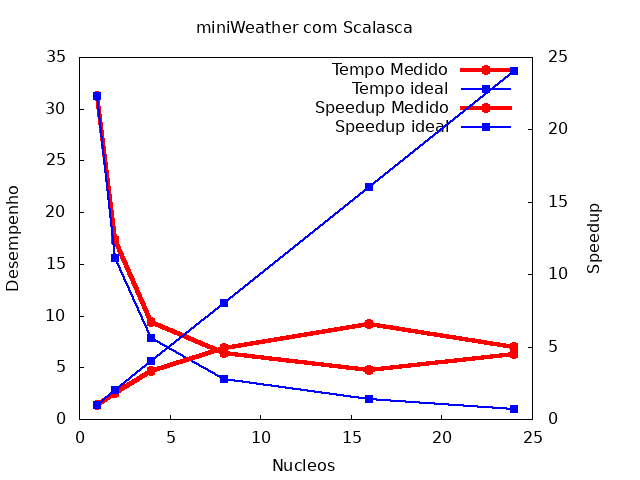

The script that saved this image:
# título do gráfico
set title "miniWeather com Scalasca"

# formato do arquivo de saída 
set term "png"

# arquivo de saída
set output "graficoScalasca.png"


# eixo x Nucleos
set xlabel "Nucleos"
set xtics nomirror

# eixo y Desempenho
set ylabel "Desempenho"
set ytics nomirror

# eixo y2 Speedup
set y2label "Speedup"
set y2tics nomirror

# espessura da linha
set style line 1 linewidth 4 pointtype 7 linecolor rgb "red"
set style line 2 linewidth 2 pointtype 5 linecolor rgb "blue"


# gráfico de linhas

plot "desempenhoScalasca.txt" using 1:3 with linespoint linestyle 1 title "Tempo Medido", \
     "desempenhoScalasca.txt" using 1:5 with linespoint linestyle 2 title "Tempo ideal", \
     "desempenhoScalasca.txt" using 1:7 with linespoint linestyle 1 title "Speedup Medido" axes x1y2, \
     "desempenhoScalasca.txt" using 1:6 with linespoint linestyle 2 title "Speedup ideal" axes x1y2